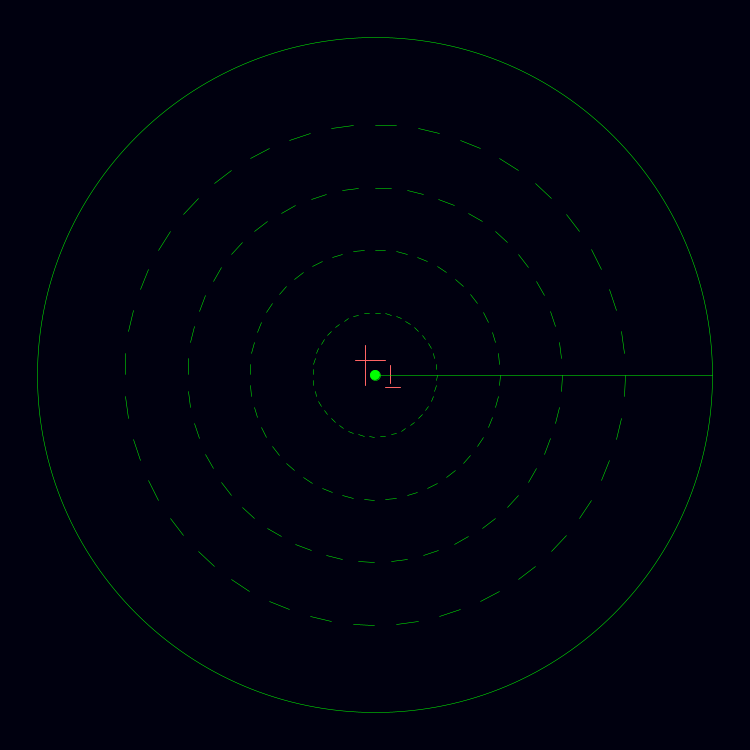
Frame 1 (no input)
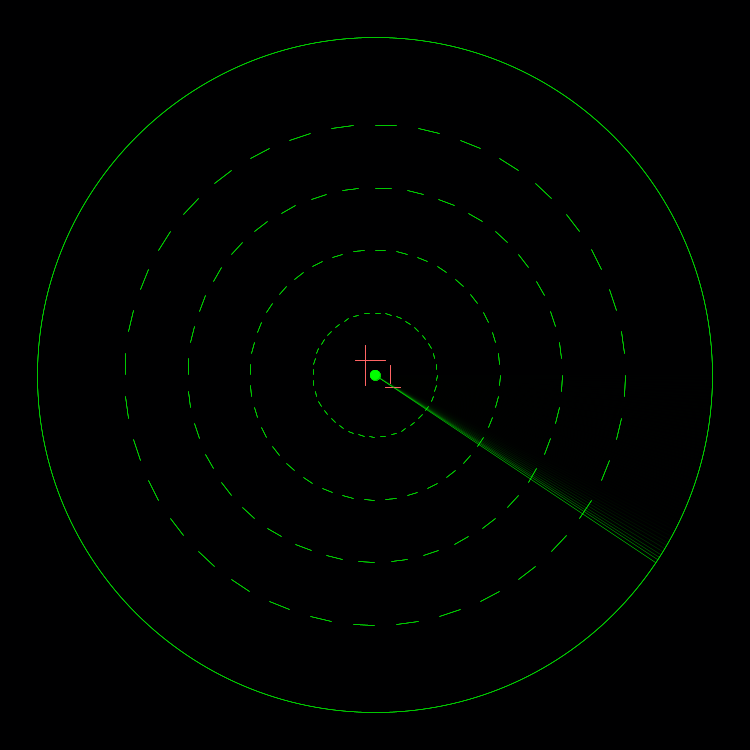
Frame 60 (the mouse pressed at the canvas centre just before this capture)
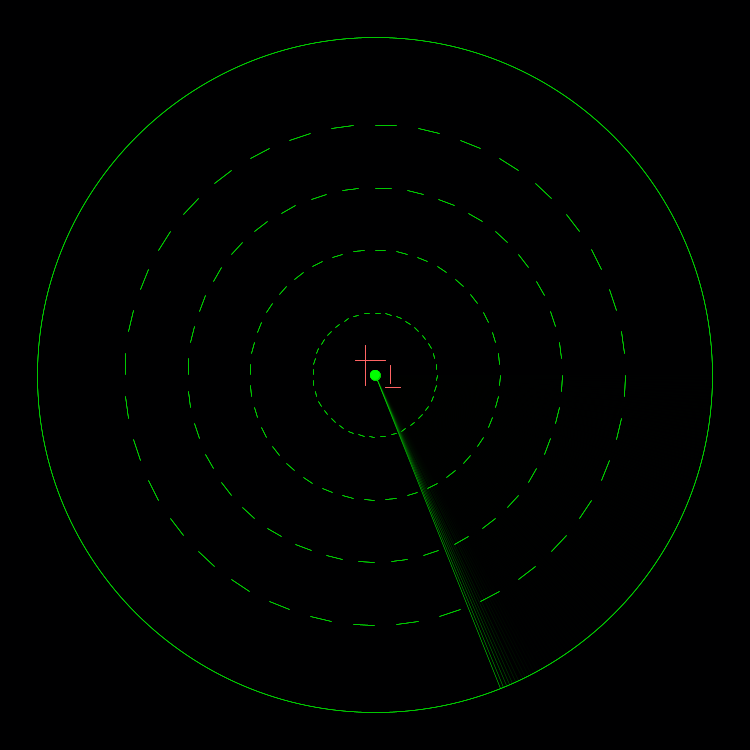
Frame 120 (the mouse held since frame 60 and released just before this capture)

The Processing sketch that drew these frames (run headless with seeded random() and noise(); from frame 60 on, the mouse is pressed at the canvas centre):

// Processing sketch: ATCDisplay
// ── ATCDisplay.pde
/* ATC Display prototype                             */
/* Concept for CSCI 363 @ University of North Dakota */

float angle = 0;

void setup() {
  size(750, 750);
  background(0, 0, 20);
}

void draw() {
  noStroke();
  fill(0, 0, 0, 70);
  rect(0, 0, width, height);
  stroke(0, 255, 0);
  strokeWeight(0.5);
  noFill();
  translate(width / 2, height / 2);
  
  //background(0, 0, 20);
  
  ellipse(0, 0, width - width * 0.1, height - height * 0.1);
  
  for(int i = 0; i < 360; i += 10) {
    float theta = radians(i);
    float alpha = radians(5);
    line(width / 3 * cos(theta), width / 3 * sin(theta), width / 3 * cos(theta + alpha), width / 3 * sin(theta + alpha));
    line(width / 4 * cos(theta), width / 4 * sin(theta), width / 4 * cos(theta + alpha), width / 4 * sin(theta + alpha));
    line(width / 6 * cos(theta), width / 6 * sin(theta), width / 6 * cos(theta + alpha), width / 6 * sin(theta + alpha));
    line(width / 12 * cos(theta), width / 12 * sin(theta), width / 12 * cos(theta + alpha), width / 12 * sin(theta + alpha));
  }
  fill(0, 255, 0);
  ellipse(0, 0, 10, 10);
  
  stroke(255, 100, 100);
  strokeWeight(1);
  line(-10, -30, -10, 10);
  line(-20, -15, 10, -15);
  line(15, -10, 15, 8);
  line(10, 12, 25, 12);
  
  strokeWeight(0.5);
  stroke(0, 255, 0);
  line(0, 0, (width - width * 0.1) / 2 * cos(angle), (width - width * 0.1) / 2 * sin(angle));
  if(angle <= TWO_PI) {
    angle += 0.01;
  } else { 
    angle = 0;
  }
}
